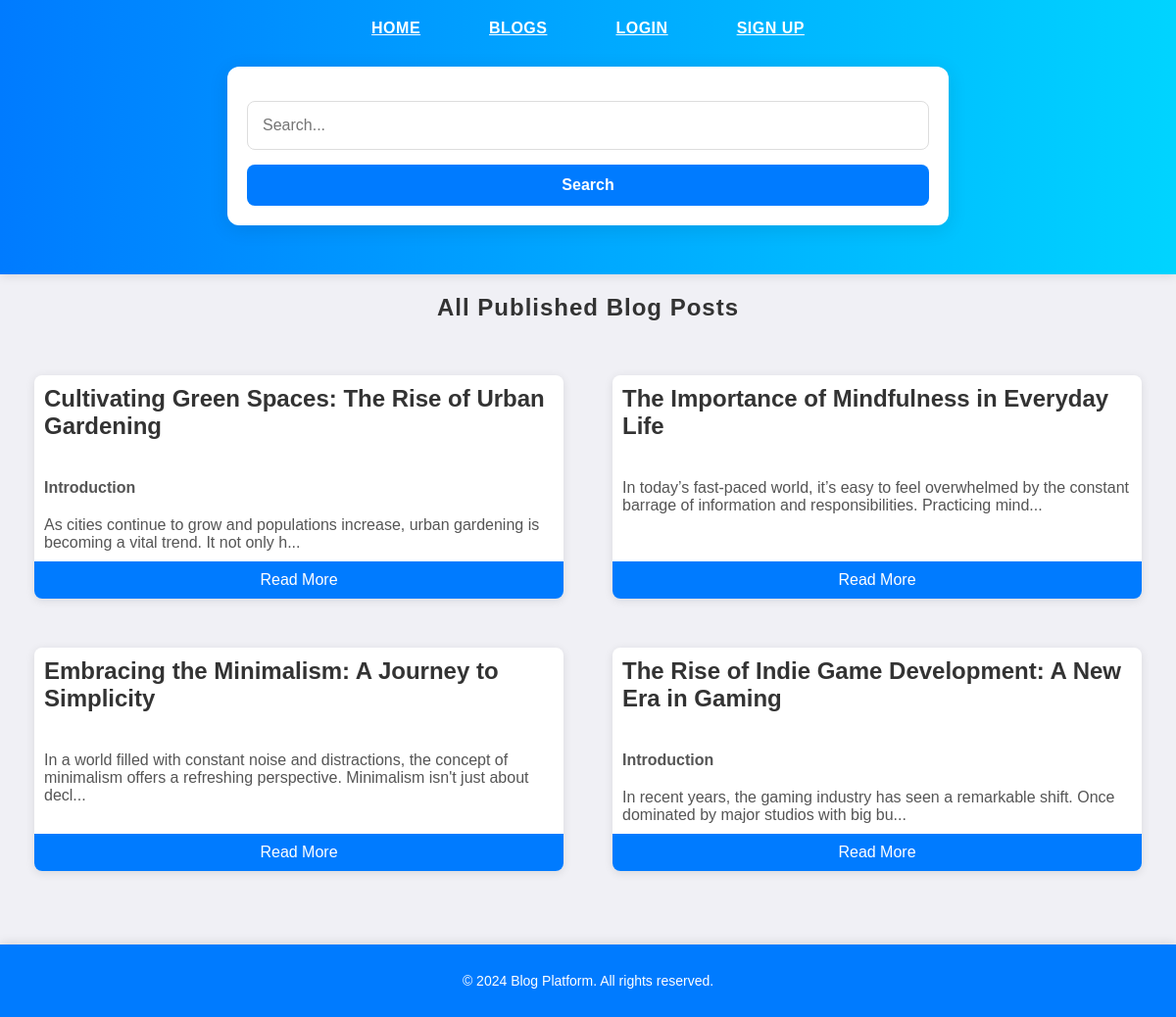
Screenshot of /blog.php with the database file from the repository.
### tables this page shows
CREATE TABLE `blog_posts` (
  `id` int(11) NOT NULL,
  `user_id` int(11) NOT NULL,
  `title` varchar(255) NOT NULL,
  `content` text NOT NULL,
  `tags` varchar(255) DEFAULT NULL,
  `status` enum('draft','published') DEFAULT 'draft',
  `created_at` timestamp NOT NULL DEFAULT current_timestamp(),
  `updated_at` timestamp NOT NULL DEFAULT current_timestamp() ON UPDATE current_timestamp()
);

### blog.php (the view, shortened to what this page needs)
<?php include('header.php'); ?>
<h2>All Published Blog Posts</h2>
<div class="blog-container">
    <?php
    $sql = "SELECT * FROM blog_posts WHERE status = 'published'";
    $result = $conn->query($sql);
    while ($row = $result->fetch_assoc()) {
        echo "<div class='blog-card'>";
        echo "<h3>" . $row['title'] . "</h3>";
        echo "<p>" . substr($row['content'], 0, 150) . "...</p>";
        echo "<a class='read-more' href='view_post.php?id=" . $row['id'] . "'>Read More</a>";
        echo "</div>";
    }
    ?>
</div>
<?php include('footer.php'); ?>

### style.css (style rules this page uses)
body { font-family: 'Poppins', sans-serif; background-color: #f0f0f5; color: #333; margin: 0; padding: 0; }
h1, h2 { text-align: center; color: #333; font-weight: 700; margin-bottom: 20px; letter-spacing: 1px; }

### blog.php (style rules this page uses)
.blog-container { display: flex; flex-wrap: wrap; gap: 20px; padding: 20px; justify-content: center; }
.blog-card { background: white; border-radius: 8px; box-shadow: 0 2px 10px rgba(0, 0, 0, 0.1); margin: 15px; max-width: 100%; flex: 1 1 calc(33.333% - 30px); min-width: 280px; transition: transform 0.2s, box-shadow 0.2s; display: flex; flex-direction: column; }
.blog-card h3 { font-size: 1.5em; margin: 10px; white-space: normal; overflow: hidden; text-overflow: ellipsis; }
.blog-card p { margin: 10px; color: #555; white-space: normal; }
.read-more { display: block; text-align: center; background: #007bff; color: white; padding: 10px; text-decoration: none; border-radius: 0 0 8px 8px; transition: background 0.3s; margin-top: auto; }

### rows the page displays
blog_posts: title "Cultivating Green Spaces: The Rise of Urban Gardening", content "Introduction As cities continue to grow and populations increase, urban gardening is becoming a vital trend. It not only h"
blog_posts: title "The Importance of Mindfulness in Everyday Life", content "In today’s fast-paced world, it’s easy to feel overwhelmed by the constant barrage of information and responsibilities. Practicing mind"
blog_posts: title "Embracing the Minimalism: A Journey to Simplicity", content "In a world filled with constant noise and distractions, the concept of minimalism offers a refreshing perspective. Minimalism isn't just about decl"
blog_posts: title "The Rise of Indie Game Development: A New Era in Gaming", content "Introduction In recent years, the gaming industry has seen a remarkable shift. Once dominated by major studios with big bu"
